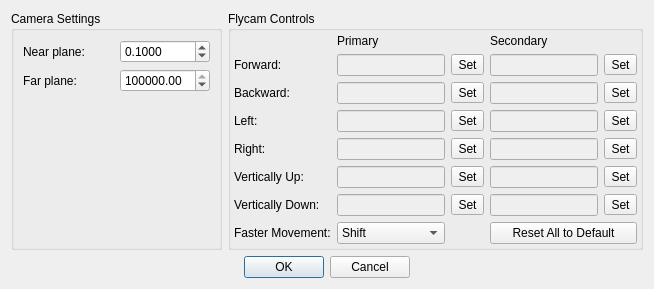
<?xml version="1.0" encoding="UTF-8"?>
<ui version="4.0">
 <class>CameraControlsDialog</class>
 <widget class="QDialog" name="CameraControlsDialog">
  <property name="geometry">
   <rect>
    <x>0</x>
    <y>0</y>
    <width>654</width>
    <height>288</height>
   </rect>
  </property>
  <property name="windowTitle">
   <string>Camera Settings &amp; Controls</string>
  </property>
  <layout class="QGridLayout" name="gridLayout_2">
   <item row="0" column="0">
    <widget class="QGroupBox" name="camSettings">
     <property name="title">
      <string>Camera Settings</string>
     </property>
     <layout class="QGridLayout" name="gridLayout">
      <item row="0" column="1">
       <widget class="QDoubleSpinBox" name="nearPlane">
        <property name="decimals">
         <number>4</number>
        </property>
        <property name="minimum">
         <double>0.000100000000000</double>
        </property>
        <property name="maximum">
         <double>10.000000000000000</double>
        </property>
        <property name="singleStep">
         <double>0.001000000000000</double>
        </property>
        <property name="value">
         <double>0.100000000000000</double>
        </property>
       </widget>
      </item>
      <item row="1" column="1">
       <widget class="QDoubleSpinBox" name="farPlane">
        <property name="minimum">
         <double>20.000000000000000</double>
        </property>
        <property name="maximum">
         <double>100000000.000000000000000</double>
        </property>
        <property name="value">
         <double>100000.000000000000000</double>
        </property>
       </widget>
      </item>
      <item row="0" column="0">
       <widget class="QLabel" name="label_3">
        <property name="text">
         <string>Near plane:</string>
        </property>
       </widget>
      </item>
      <item row="1" column="0">
       <widget class="QLabel" name="label_4">
        <property name="text">
         <string>Far plane:</string>
        </property>
       </widget>
      </item>
      <item row="2" column="0">
       <spacer name="verticalSpacer">
        <property name="orientation">
         <enum>Qt::Vertical</enum>
        </property>
        <property name="sizeHint" stdset="0">
         <size>
          <width>20</width>
          <height>40</height>
         </size>
        </property>
       </spacer>
      </item>
     </layout>
    </widget>
   </item>
   <item row="0" column="1">
    <widget class="QGroupBox" name="navControls">
     <property name="title">
      <string>Flycam Controls</string>
     </property>
     <layout class="QVBoxLayout" name="verticalLayout">
      <property name="leftMargin">
       <number>3</number>
      </property>
      <property name="topMargin">
       <number>3</number>
      </property>
      <property name="rightMargin">
       <number>3</number>
      </property>
      <property name="bottomMargin">
       <number>3</number>
      </property>
      <item>
       <layout class="QGridLayout" name="gridLayout_5">
        <item row="3" column="0">
         <widget class="QLabel" name="label_8">
          <property name="text">
           <string>Left:</string>
          </property>
         </widget>
        </item>
        <item row="2" column="3">
         <widget class="QLineEdit" name="backwardDisplay_2">
          <property name="enabled">
           <bool>false</bool>
          </property>
          <property name="sizePolicy">
           <sizepolicy hsizetype="Preferred" vsizetype="Fixed">
            <horstretch>0</horstretch>
            <verstretch>0</verstretch>
           </sizepolicy>
          </property>
         </widget>
        </item>
        <item row="4" column="3">
         <widget class="QLineEdit" name="rightDisplay_2">
          <property name="enabled">
           <bool>false</bool>
          </property>
          <property name="sizePolicy">
           <sizepolicy hsizetype="Preferred" vsizetype="Fixed">
            <horstretch>0</horstretch>
            <verstretch>0</verstretch>
           </sizepolicy>
          </property>
         </widget>
        </item>
        <item row="2" column="1">
         <widget class="QLineEdit" name="backwardDisplay">
          <property name="enabled">
           <bool>false</bool>
          </property>
          <property name="sizePolicy">
           <sizepolicy hsizetype="Preferred" vsizetype="Fixed">
            <horstretch>0</horstretch>
            <verstretch>0</verstretch>
           </sizepolicy>
          </property>
         </widget>
        </item>
        <item row="6" column="0">
         <widget class="QLabel" name="label_2">
          <property name="text">
           <string>Vertically Down:</string>
          </property>
         </widget>
        </item>
        <item row="2" column="4">
         <widget class="QToolButton" name="backwardSet_2">
          <property name="text">
           <string>Set</string>
          </property>
         </widget>
        </item>
        <item row="4" column="1">
         <widget class="QLineEdit" name="rightDisplay">
          <property name="enabled">
           <bool>false</bool>
          </property>
          <property name="sizePolicy">
           <sizepolicy hsizetype="Preferred" vsizetype="Fixed">
            <horstretch>0</horstretch>
            <verstretch>0</verstretch>
           </sizepolicy>
          </property>
         </widget>
        </item>
        <item row="3" column="3">
         <widget class="QLineEdit" name="leftDisplay_2">
          <property name="enabled">
           <bool>false</bool>
          </property>
          <property name="sizePolicy">
           <sizepolicy hsizetype="Preferred" vsizetype="Fixed">
            <horstretch>0</horstretch>
            <verstretch>0</verstretch>
           </sizepolicy>
          </property>
         </widget>
        </item>
        <item row="6" column="2">
         <widget class="QToolButton" name="downSet">
          <property name="text">
           <string>Set</string>
          </property>
         </widget>
        </item>
        <item row="2" column="0">
         <widget class="QLabel" name="label_7">
          <property name="text">
           <string>Backward:</string>
          </property>
         </widget>
        </item>
        <item row="0" column="1">
         <widget class="QLabel" name="label_9">
          <property name="text">
           <string>Primary</string>
          </property>
         </widget>
        </item>
        <item row="1" column="3">
         <widget class="QLineEdit" name="forwardDisplay_2">
          <property name="enabled">
           <bool>false</bool>
          </property>
          <property name="sizePolicy">
           <sizepolicy hsizetype="Preferred" vsizetype="Fixed">
            <horstretch>0</horstretch>
            <verstretch>0</verstretch>
           </sizepolicy>
          </property>
         </widget>
        </item>
        <item row="3" column="1">
         <widget class="QLineEdit" name="leftDisplay">
          <property name="enabled">
           <bool>false</bool>
          </property>
          <property name="sizePolicy">
           <sizepolicy hsizetype="Preferred" vsizetype="Fixed">
            <horstretch>0</horstretch>
            <verstretch>0</verstretch>
           </sizepolicy>
          </property>
         </widget>
        </item>
        <item row="4" column="2">
         <widget class="QToolButton" name="rightSet">
          <property name="text">
           <string>Set</string>
          </property>
         </widget>
        </item>
        <item row="6" column="3">
         <widget class="QLineEdit" name="downDisplay_2">
          <property name="enabled">
           <bool>false</bool>
          </property>
          <property name="sizePolicy">
           <sizepolicy hsizetype="Preferred" vsizetype="Fixed">
            <horstretch>0</horstretch>
            <verstretch>0</verstretch>
           </sizepolicy>
          </property>
         </widget>
        </item>
        <item row="0" column="3">
         <widget class="QLabel" name="label_11">
          <property name="text">
           <string>Secondary</string>
          </property>
         </widget>
        </item>
        <item row="3" column="2">
         <widget class="QToolButton" name="leftSet">
          <property name="text">
           <string>Set</string>
          </property>
         </widget>
        </item>
        <item row="5" column="4">
         <widget class="QToolButton" name="upSet_2">
          <property name="text">
           <string>Set</string>
          </property>
         </widget>
        </item>
        <item row="5" column="3">
         <widget class="QLineEdit" name="upDisplay_2">
          <property name="enabled">
           <bool>false</bool>
          </property>
          <property name="sizePolicy">
           <sizepolicy hsizetype="Preferred" vsizetype="Fixed">
            <horstretch>0</horstretch>
            <verstretch>0</verstretch>
           </sizepolicy>
          </property>
         </widget>
        </item>
        <item row="3" column="4">
         <widget class="QToolButton" name="leftSet_2">
          <property name="text">
           <string>Set</string>
          </property>
         </widget>
        </item>
        <item row="5" column="2">
         <widget class="QToolButton" name="upSet">
          <property name="text">
           <string>Set</string>
          </property>
         </widget>
        </item>
        <item row="1" column="4">
         <widget class="QToolButton" name="forwardSet_2">
          <property name="text">
           <string>Set</string>
          </property>
         </widget>
        </item>
        <item row="6" column="4">
         <widget class="QToolButton" name="downSet_2">
          <property name="text">
           <string>Set</string>
          </property>
         </widget>
        </item>
        <item row="6" column="1">
         <widget class="QLineEdit" name="downDisplay">
          <property name="enabled">
           <bool>false</bool>
          </property>
          <property name="sizePolicy">
           <sizepolicy hsizetype="Preferred" vsizetype="Fixed">
            <horstretch>0</horstretch>
            <verstretch>0</verstretch>
           </sizepolicy>
          </property>
         </widget>
        </item>
        <item row="4" column="0">
         <widget class="QLabel" name="label_5">
          <property name="text">
           <string>Right:</string>
          </property>
         </widget>
        </item>
        <item row="1" column="1">
         <widget class="QLineEdit" name="forwardDisplay">
          <property name="enabled">
           <bool>false</bool>
          </property>
          <property name="sizePolicy">
           <sizepolicy hsizetype="Preferred" vsizetype="Fixed">
            <horstretch>0</horstretch>
            <verstretch>0</verstretch>
           </sizepolicy>
          </property>
         </widget>
        </item>
        <item row="1" column="2">
         <widget class="QToolButton" name="forwardSet">
          <property name="text">
           <string>Set</string>
          </property>
         </widget>
        </item>
        <item row="1" column="0">
         <widget class="QLabel" name="label_6">
          <property name="text">
           <string>Forward:</string>
          </property>
         </widget>
        </item>
        <item row="5" column="0">
         <widget class="QLabel" name="label">
          <property name="text">
           <string>Vertically Up:</string>
          </property>
         </widget>
        </item>
        <item row="2" column="2">
         <widget class="QToolButton" name="backwardSet">
          <property name="text">
           <string>Set</string>
          </property>
         </widget>
        </item>
        <item row="4" column="4">
         <widget class="QToolButton" name="rightSet_2">
          <property name="text">
           <string>Set</string>
          </property>
         </widget>
        </item>
        <item row="5" column="1">
         <widget class="QLineEdit" name="upDisplay">
          <property name="enabled">
           <bool>false</bool>
          </property>
          <property name="sizePolicy">
           <sizepolicy hsizetype="Preferred" vsizetype="Fixed">
            <horstretch>0</horstretch>
            <verstretch>0</verstretch>
           </sizepolicy>
          </property>
         </widget>
        </item>
        <item row="7" column="0">
         <widget class="QLabel" name="label_12">
          <property name="text">
           <string>Faster Movement:</string>
          </property>
         </widget>
        </item>
        <item row="7" column="1">
         <widget class="QComboBox" name="speedMod">
          <item>
           <property name="text">
            <string>Shift</string>
           </property>
          </item>
          <item>
           <property name="text">
            <string>Alt</string>
           </property>
          </item>
          <item>
           <property name="text">
            <string>Control</string>
           </property>
          </item>
          <item>
           <property name="text">
            <string>Disabled</string>
           </property>
          </item>
         </widget>
        </item>
        <item row="7" column="3" colspan="2">
         <widget class="QPushButton" name="resetAll">
          <property name="text">
           <string>Reset All to Default</string>
          </property>
         </widget>
        </item>
       </layout>
      </item>
     </layout>
    </widget>
   </item>
   <item row="1" column="0" colspan="2">
    <widget class="QDialogButtonBox" name="buttonBox">
     <property name="orientation">
      <enum>Qt::Horizontal</enum>
     </property>
     <property name="standardButtons">
      <set>QDialogButtonBox::Cancel|QDialogButtonBox::Ok</set>
     </property>
     <property name="centerButtons">
      <bool>true</bool>
     </property>
    </widget>
   </item>
  </layout>
 </widget>
 <tabstops>
  <tabstop>nearPlane</tabstop>
  <tabstop>farPlane</tabstop>
  <tabstop>forwardSet</tabstop>
  <tabstop>backwardSet</tabstop>
  <tabstop>leftSet</tabstop>
  <tabstop>rightSet</tabstop>
  <tabstop>upSet</tabstop>
  <tabstop>downSet</tabstop>
  <tabstop>forwardSet_2</tabstop>
  <tabstop>backwardSet_2</tabstop>
  <tabstop>leftSet_2</tabstop>
  <tabstop>rightSet_2</tabstop>
  <tabstop>upSet_2</tabstop>
  <tabstop>downSet_2</tabstop>
  <tabstop>speedMod</tabstop>
  <tabstop>resetAll</tabstop>
  <tabstop>forwardDisplay</tabstop>
  <tabstop>backwardDisplay</tabstop>
  <tabstop>leftDisplay</tabstop>
  <tabstop>rightDisplay</tabstop>
  <tabstop>upDisplay</tabstop>
  <tabstop>downDisplay</tabstop>
  <tabstop>forwardDisplay_2</tabstop>
  <tabstop>backwardDisplay_2</tabstop>
  <tabstop>leftDisplay_2</tabstop>
  <tabstop>rightDisplay_2</tabstop>
  <tabstop>upDisplay_2</tabstop>
  <tabstop>downDisplay_2</tabstop>
 </tabstops>
 <resources/>
 <connections/>
</ui>
